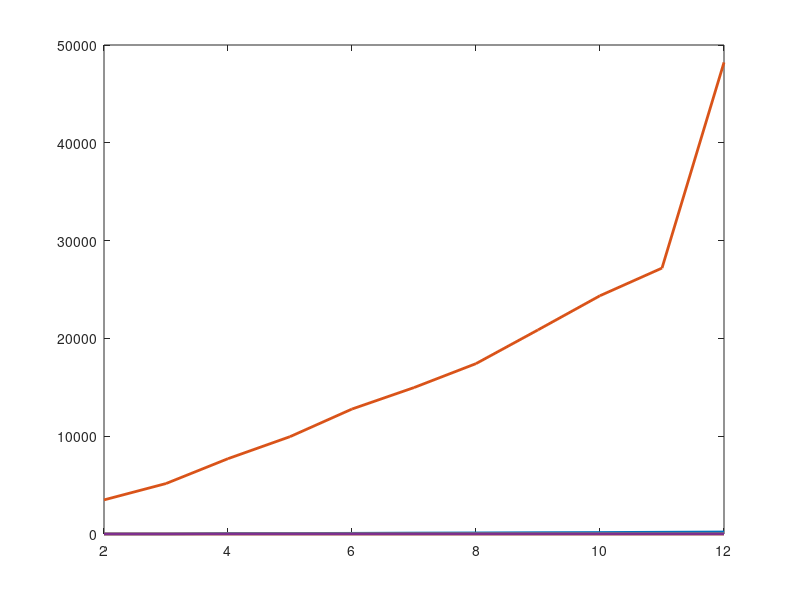

Here is the MATLAB script that generated this plot: (Note: this script raises an error after producing the figure.)
clc;

UEs = [2 3 4 5 6 7 8 9 10 11 12];

ES = dlmread('ES_time_mean.txt',' ');
Gradient = dlmread('gradient_time.txt',' ');
Normal = dlmread('normal_time.txt',' ');
DL = dlmread('DL_time.txt',' ');

time = zeros(4, length(UEs));

for a = 1:1:length(UEs)
    time(1, a) = ES(a);
    time(2, a) = Gradient(a);
    time(3, a) = Normal(a);
    time(4, a) = DL(a);
end

a = plot(UEs, time, 'LineWidth', 2 );

a(1).Marker = 'o';
a(2).Marker = 'x';
a(3).Marker = '+';
a(4).Marker = '*';

legend('ES', 'Gradient', 'Normal', 'DL')

xlabel('UEs'), ylabel('Time (ms)')